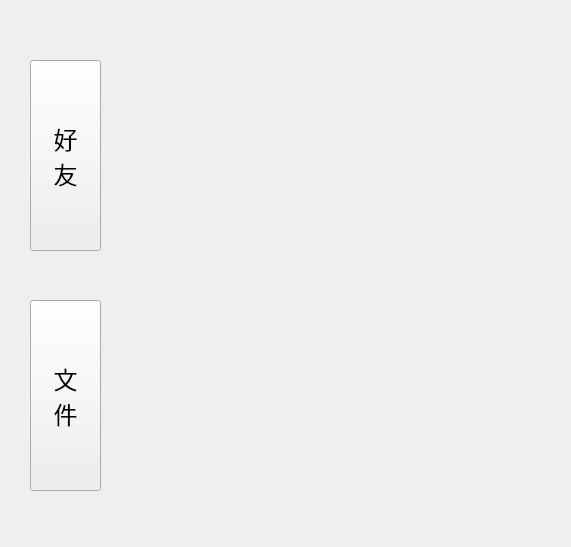
<?xml version="1.0" encoding="UTF-8"?>
<ui version="4.0">
 <class>Imdex</class>
 <widget class="QWidget" name="Imdex">
  <property name="geometry">
   <rect>
    <x>0</x>
    <y>0</y>
    <width>571</width>
    <height>547</height>
   </rect>
  </property>
  <property name="windowTitle">
   <string>Form</string>
  </property>
  <widget class="QStackedWidget" name="stackedWidget">
   <property name="geometry">
    <rect>
     <x>100</x>
     <y>80</y>
     <width>391</width>
     <height>411</height>
    </rect>
   </property>
   <widget class="Friend" name="friendPage"/>
   <widget class="File" name="page_2"/>
  </widget>
  <widget class="QPushButton" name="friend_PB">
   <property name="geometry">
    <rect>
     <x>30</x>
     <y>60</y>
     <width>71</width>
     <height>191</height>
    </rect>
   </property>
   <property name="font">
    <font>
     <family>Arial</family>
     <pointsize>18</pointsize>
    </font>
   </property>
   <property name="text">
    <string>好
友</string>
   </property>
  </widget>
  <widget class="QPushButton" name="pushButton_2">
   <property name="geometry">
    <rect>
     <x>30</x>
     <y>300</y>
     <width>71</width>
     <height>191</height>
    </rect>
   </property>
   <property name="font">
    <font>
     <family>Arial</family>
     <pointsize>18</pointsize>
    </font>
   </property>
   <property name="text">
    <string>文
件</string>
   </property>
  </widget>
 </widget>
 <customwidgets>
  <customwidget>
   <class>Friend</class>
   <extends>QWidget</extends>
   <header location="global">friend.h</header>
   <container>1</container>
  </customwidget>
  <customwidget>
   <class>File</class>
   <extends>QWidget</extends>
   <header location="global">file.h</header>
   <container>1</container>
  </customwidget>
 </customwidgets>
 <resources/>
 <connections/>
</ui>
